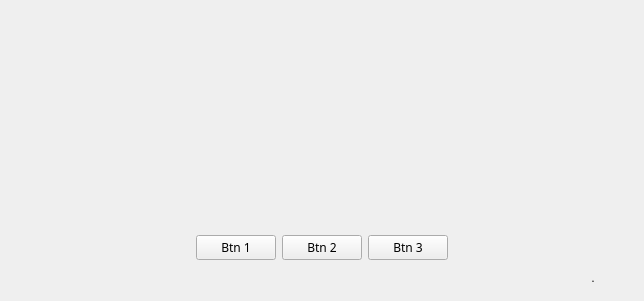
<?xml version="1.0" encoding="UTF-8"?>
<ui version="4.0">
 <class>layout_win</class>
 <widget class="QWidget" name="layout_win">
  <property name="geometry">
   <rect>
    <x>0</x>
    <y>0</y>
    <width>644</width>
    <height>301</height>
   </rect>
  </property>
  <property name="windowTitle">
   <string>Form</string>
  </property>
  <layout class="QVBoxLayout" name="verticalLayout">
   <item>
    <layout class="QVBoxLayout" name="verticalLayout_2">
     <item>
      <widget class="QLabel" name="lbl_icon">
       <property name="text">
        <string/>
       </property>
       <property name="alignment">
        <set>Qt::AlignCenter</set>
       </property>
      </widget>
     </item>
     <item>
      <widget class="QLabel" name="lbl_text">
       <property name="font">
        <font>
         <family>Corbel</family>
        </font>
       </property>
       <property name="layoutDirection">
        <enum>Qt::RightToLeft</enum>
       </property>
       <property name="text">
        <string/>
       </property>
       <property name="alignment">
        <set>Qt::AlignCenter</set>
       </property>
      </widget>
     </item>
    </layout>
   </item>
   <item>
    <layout class="QHBoxLayout" name="layout_btn">
     <item>
      <spacer name="hSpacer_L">
       <property name="orientation">
        <enum>Qt::Horizontal</enum>
       </property>
       <property name="sizeHint" stdset="0">
        <size>
         <width>40</width>
         <height>20</height>
        </size>
       </property>
      </spacer>
     </item>
     <item>
      <widget class="QPushButton" name="btn_1">
       <property name="font">
        <font>
         <family>Corbel</family>
        </font>
       </property>
       <property name="text">
        <string>Btn 1</string>
       </property>
      </widget>
     </item>
     <item>
      <widget class="QPushButton" name="btn_2">
       <property name="font">
        <font>
         <family>Corbel</family>
        </font>
       </property>
       <property name="text">
        <string>Btn 2</string>
       </property>
      </widget>
     </item>
     <item>
      <widget class="QPushButton" name="btn_3">
       <property name="font">
        <font>
         <family>Corbel</family>
        </font>
       </property>
       <property name="text">
        <string>Btn 3</string>
       </property>
      </widget>
     </item>
     <item>
      <spacer name="hSpacer_R">
       <property name="orientation">
        <enum>Qt::Horizontal</enum>
       </property>
       <property name="sizeHint" stdset="0">
        <size>
         <width>40</width>
         <height>20</height>
        </size>
       </property>
      </spacer>
     </item>
    </layout>
   </item>
   <item>
    <layout class="QHBoxLayout" name="horizontalLayout">
     <item>
      <spacer name="horizontalSpacer">
       <property name="orientation">
        <enum>Qt::Horizontal</enum>
       </property>
       <property name="sizeHint" stdset="0">
        <size>
         <width>40</width>
         <height>20</height>
        </size>
       </property>
      </spacer>
     </item>
     <item>
      <widget class="QPushButton" name="btn_signature">
       <property name="font">
        <font>
         <family>Corbel</family>
         <pointsize>8</pointsize>
        </font>
       </property>
       <property name="text">
        <string>.</string>
       </property>
       <property name="flat">
        <bool>true</bool>
       </property>
      </widget>
     </item>
    </layout>
   </item>
  </layout>
 </widget>
 <resources/>
 <connections/>
</ui>
